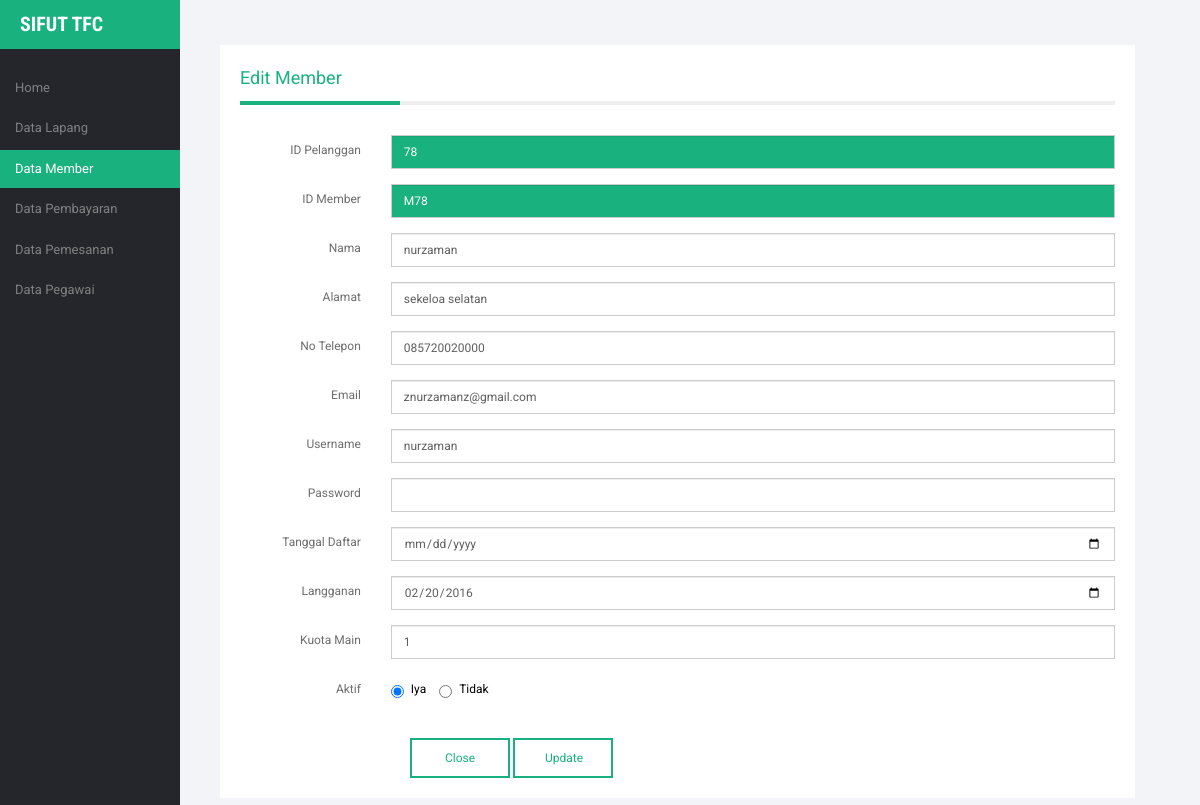
The page /pegawai/pegawai.php?module=data_member&act=editmember&id=M78 on the database its author committed.
### tables this page shows
CREATE TABLE `member` (
  `id_pelanggan` int(11) NOT NULL,
  `id_member` varchar(10) NOT NULL,
  `username` varchar(30) NOT NULL,
  `password` varchar(60) NOT NULL,
  `aktif` enum('Y','T') NOT NULL,
  `tanggal_daftar` datetime NOT NULL,
  `langganan` date NOT NULL,
  `kuota_main` int(10) NOT NULL
);

CREATE TABLE `pelanggan` (
  `id_pelanggan` int(11) NOT NULL,
  `nama` varchar(50) NOT NULL,
  `alamat` varchar(100) NOT NULL,
  `no_telp` varchar(12) NOT NULL,
  `email` varchar(30) NOT NULL
);

### pegawai/module_member/edit_member.php (the view)
<?php
$edit=mysql_query("SELECT member.id_pelanggan,member.id_member,
                           pelanggan.nama,pelanggan.alamat,pelanggan.no_telp,pelanggan.email,
                           member.username,member.password,member.tanggal_daftar,member.langganan,
                           member.kuota_main,member.aktif
                    FROM member,pelanggan
                    where member.id_pelanggan=pelanggan.id_pelanggan and
                          member.id_member='$_GET[id]'
                    ORDER BY id_member");
$ed=mysql_fetch_array($edit);
?>
  <div class="content">
    <div class="edit-cont">
      <div class="edit-title"><p>Edit member</p></div>
<?php
     echo "<form class='form-horizontal' method=POST action=$action?module=data_member&act=update_member>
          <input type='hidden' name='id' value='$ed[id_member]'>
          <input type='hidden' name='id2' value='$ed[id_pelanggan]'>
          <div class='form-group'>
            <label class='col-lg-2 control-label'> ID Pelanggan</label>
            <div class='col-lg-10'>
              <input type='text' class='form-control' value='$ed[id_pelanggan]' disabled>
            </div>
          </div>
          <div class='form-group'>
            <label class='col-lg-2 control-label'> ID Member</label>
            <div class='col-lg-10'>
              <input type='text' class='form-control' value='$ed[id_member]' disabled>
            </div>
          </div>
          <div class='form-group'>
            <label class='col-lg-2 control-label'> Nama</label>
            <div class='col-lg-10'>
              <input type='text' class='form-control' name='nama' value='$ed[nama]'>
            </div>
          </div>
          <div class='form-group'>
            <label class='col-lg-2 control-label'> Alamat</label>
            <div class='col-lg-10'>
              <input type='text' class='form-control' name='alamat' value='$ed[alamat]'>
            </div>
          </div>
          <div class='form-group'>
            <label class='col-lg-2 control-label'> No Telepon</label>
            <div class='col-lg-10'>
              <input type='text' class='form-control' name='no_telp' value='$ed[no_telp]'>
            </div>
          </div>
          <div class='form-group'>
            <label class='col-lg-2 control-label'> Email</label>
            <div class='col-lg-10'>
              <input type='text' class='form-control' name='email' value='$ed[email]'>
            </div>
          </div>
          <div class='form-group'>
            <label class='col-lg-2 control-label'> Username</label>
            <div class='col-lg-10'>
              <input type='text' class='form-control' name='username' value='$ed[username]'>
            </div>
          </div>
          <div class='form-group'>
            <label class='col-lg-2 control-label'> Password</label>
            <div class='col-lg-10'>
              <input type='password' class='form-control' name='password'>
            </div>
          </div>
          <div class='form-group'>
            <label class='col-lg-2 control-label'> Tanggal Daftar</label>
            <div class='col-lg-10'>
              <input type='date' class='form-control' name='tanggal_daftar' value='$ed[tanggal_daftar]'>
            </div>
          </div>
          <div class='form-group'>
            <label class='col-lg-2 control-label'>Langganan</label>
            <div class='col-lg-10'>
              <input type='date' class='form-control' name='langganan' value='$ed[langganan]'>
            </div>
          </div>
          <div class='form-group'>
            <label class='col-lg-2 control-label'> Kuota Main</label>
            <div class='col-lg-10'>
              <input type='text' class='form-control' name='kuota_main' value='$ed[kuota_main]'>
            </div>
          </div>
          <div class='form-group'>
            <label for='admin-usr' class='col-lg-2 control-label'> Aktif</label>
             <div class='col-lg-10'>";
              if ($ed['aktif']=='T'){
              echo"
                <label class='radio-inline'>
                  <input type='radio' name='aktif' value='Y'> Iya
                </label>
               <label class='radio-inline'>
                  <input type='radio' name='aktif' value='T' checked> Tidak
                </label>
                </div>
            </div>";
              }
              else{
                 echo"
                <label class='radio-inline'>
                  <input type='radio' name='aktif' value='Y' checked> Iya
                </label>
               <label class='radio-inline'>
                  <input type='radio' name='aktif' value='T'> Tidak
                </label>
                </div>
            </div>";
              }
              echo '
          <div class="button-edit">
            <button class="button-foot" onclick=self.history.back()>Close</button>
            <button class="button-foot" type="submit">Update</button>
          </div>
          </form>
          ';
?>

### assets/css/style_pegawai.css (style rules this page uses)
body { background: #24262b; font-family: 'Roboto', sans-serif; position: relative; font-size: 12px; color: black; }
body#pegawai { background: #f2f4f8; font-family: 'Roboto', sans-serif; position: relative; font-size: 12px; color: black; }
body a, body button, body div { transition:0.5s all; -webkit-transition:0.5s all; -moz-transition:0.5s all; -o-transition:0.5s all; -ms-transition:0.5s all; }
p { margin:0; }
.form-control { font-size: 12px; }
.content { margin-top: 15px; background: white; padding: 20px; }
.form-group { color: #6D6D6D; }
.form-group label { font-weight: 400; }
.radio-inline { color: #000000; }
.button-foot { background: transparent; padding: 10px 30px; border: 2px solid #19B17E; font-size: 12px; color: #19B17E; height: 40px; width: 100px; }
.edit-title { font-size: 18px; border-bottom: 4px solid #EFEFEF; margin-bottom: 30px; }
.edit-title p { border-bottom: 4px solid #19B17E; width: 160px; margin-bottom: -4px; padding-bottom: 10px; color: #19B17E; text-transform: capitalize; }
.edit-cont .form-control { border-radius: 0px; background: transparent; color: #5F5F5F; }
.button-edit { margin-left: 170px; margin-top: 40px; }
.form-control[disabled] { background: #19B17E; color: white; }

### rows shown on the page
member: id_pelanggan "78", id_member "M78", nama "nurzaman", alamat "sekeloa selatan", no_telp "085720020000", email "znurzamanz@gmail.com", username "nurzaman", langganan "02/20/2016", kuota_main "1"
